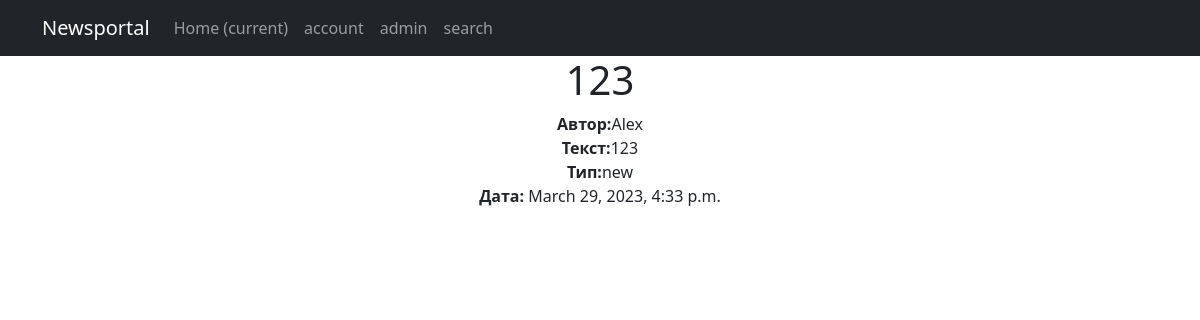
The app's page /news/71 with its own data.
### news/models.py (models this page shows, shortened)
class Post(models.Model):
    article = 'art'
    news = 'new'
    POST_TYPE = [
        (article, "Статья"),
        (news, "Новость")
    ]
    author = models.ForeignKey(Author, on_delete = models.CASCADE)
    post_type = models.CharField(max_length = 3, choices = POST_TYPE, default = article)
    created = models.DateTimeField(auto_now_add = True)
    cats = models.ManyToManyField(Category, through = 'PostCategory')
    title = models.CharField(max_length = 256)
    text = models.TextField()
    rating = models.IntegerField(default = 0)

class Author(models.Model):
    user = models.OneToOneField(User, on_delete = models.CASCADE)
    rating = models.IntegerField(default = 0)

### news/views.py (the view)
# urls.py: path('<int:pk>', PostDetail.as_view(),name ='post_detail'),
class PostDetail(DetailView):
    model = Post
    template_name = 'post.html'
    context_object_name = 'post'

### news/templatetags/censor_filter.py (called while the page is built)
@register.filter()
def censor(text):
    if type(text) == str:
        BAD_WORDS = ["Новость", "Статья"]
        for word in BAD_WORDS:
            text = text.replace(word[1::], '*' * len(word))
        return text
    else:
        print("TypeError")

### templates/post.html (shortened to what this page needs)
{% extends 'flatpages/default.html' %}
{% load censor_filter %}
{% block content %}
<h1>{{ post.title }}</h1>
<div><b>Автор:</b>{{post.author.user}}</div>
<div><b>Текст:</b>{{post.text|censor}}</div>
<div><b>Тип:</b>{{post.post_type}}</div>
<div><b>Дата:</b> {{post.created}}</div>
{% endblock content %}

### records on screen
Post: title "123", author.user "Alex", text|censor "123", post_type "new", created "March 29, 2023, 4:33 p.m."
